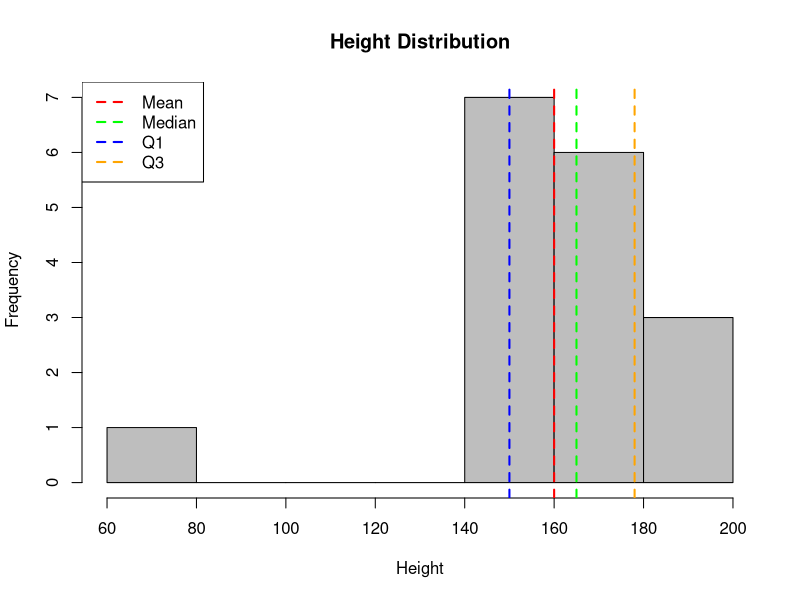

Here is the R script that generated this plot:

heights <- c(156,182,170,165,178,160,175,68,172,178,155,181,186,147,148,149,150)

range_height <- diff(range(heights))

q1 <- quantile(heights, 0.25)
q3 <- quantile(heights, 0.75)
quartile_deviation <- (q3 - q1) / 2

std_deviation <- sd(heights)

variance <- var(heights)

hist(heights, main = "Height Distribution", xlab = "Height", ylab = "Frequency", col = "grey", border = "black")

abline(v = mean(heights), col = "red", lwd = 2, lty = 2)
abline(v = median(heights), col = "green", lwd = 2, lty = 2)
abline(v = q1, col = "blue", lwd = 2, lty = 2)
abline(v = q3, col = "orange", lwd = 2, lty = 2)

legend("topleft", legend = c("Mean", "Median", "Q1", "Q3"), col = c("red", "green", "blue", "orange"), lty = 2, lwd = 2)

cat("Range:", range_height, "\n")
cat("Quartile Deviation:", quartile_deviation, "\n")
cat("Standard Deviation:", std_deviation, "\n")
cat("Variance:", variance, "\n")